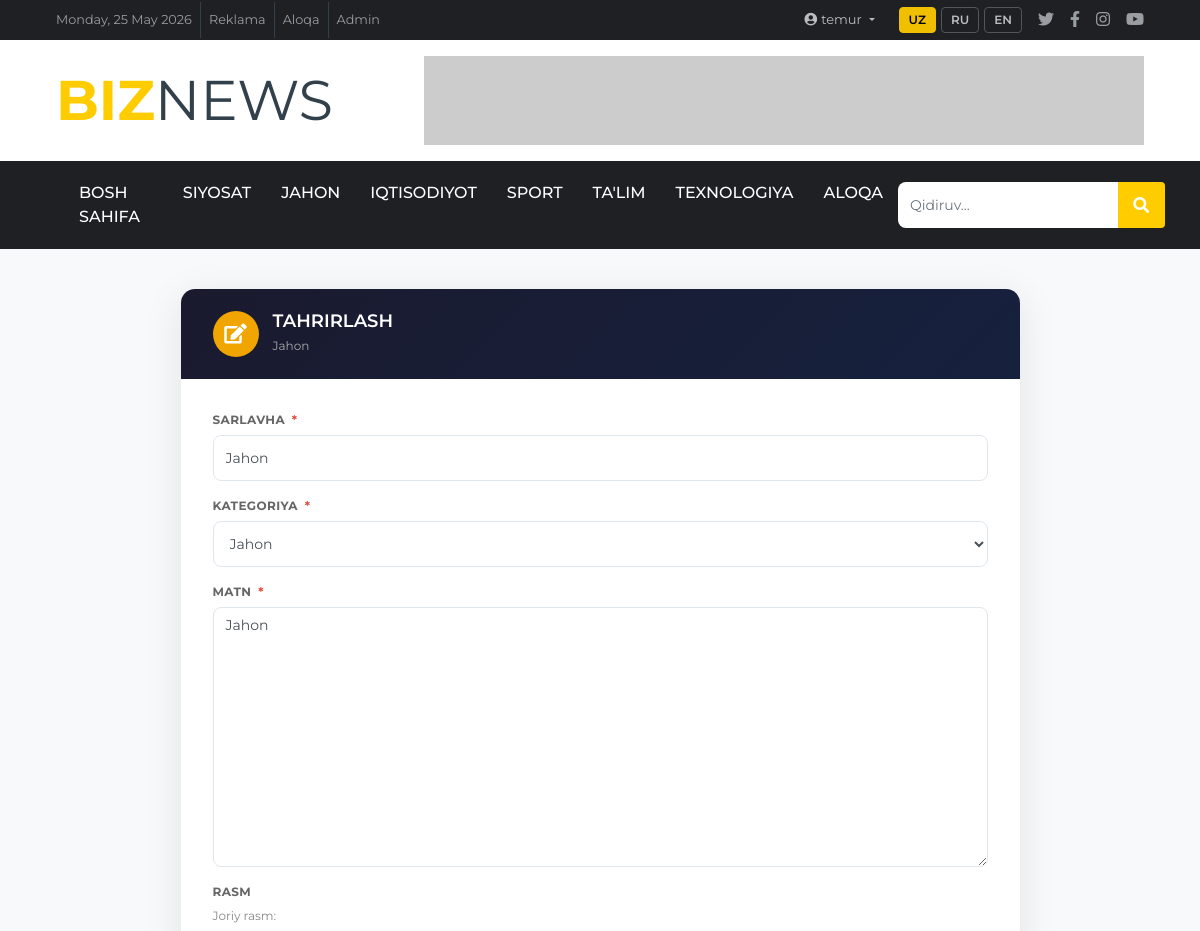
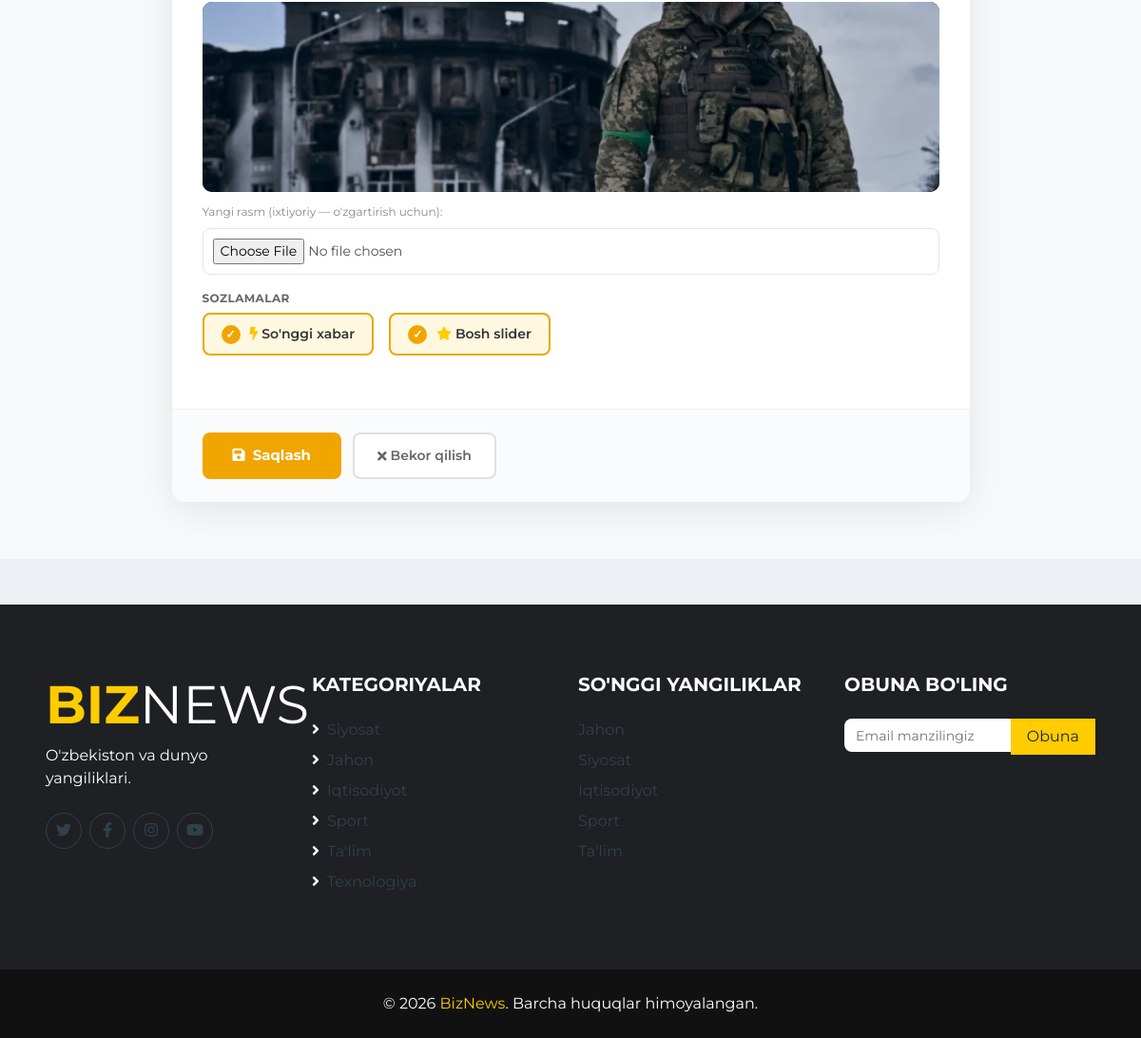
Page /news/2/edit/ (signed in) on the committed database (2 pictures, top to bottom).
### app/models.py (models this page shows, shortened)
class Category(models.Model):
    name = models.CharField(max_length=100)
    slug = models.SlugField(unique=True)
    class Meta:
        verbose_name_plural = "Categories"

class News(models.Model):
    title      = models.CharField(max_length=300)
    slug       = models.SlugField(unique=True, blank=True)
    content    = models.TextField()
    category   = models.ForeignKey(Category, on_delete=models.CASCADE)
    image      = models.ImageField(upload_to='news/', blank=True, null=True)
    views      = models.IntegerField(default=0)
    is_breaking    = models.BooleanField(default=False)
    is_main_slider = models.BooleanField(default=False)
    created_at = models.DateTimeField(auto_now_add=True)

### app/views.py (the view, shortened to what this page needs)
# urls.py: path('news/<int:pk>/edit/',      views.news_edit,      name='news_edit'),
@login_required(login_url='/login/')
def news_edit(request, pk):
    if not request.user.is_superuser:
        messages.error(request, "❌ Bu sahifaga kirish huquqingiz yo'q!")
        return redirect('home')
    news = get_object_or_404(News, pk=pk)
    ctx = base_ctx()
    ctx['news'] = news
    return render(request, 'news_edit.html', ctx)

### templates/news_edit.html (shortened to what this page needs)
{% extends 'base.html' %}
{% load static %}
{% block content %}
<div class="editor-wrap">
    <div class="container">
        <div class="row justify-content-center">
            <div class="col-lg-9">
                <form method="post" enctype="multipart/form-data">
                    <div class="editor-card">
                        <div class="editor-header">
                            <div class="icon-circle"><i class="fa fa-edit"></i></div>
                            <div>
                                <h4>Tahrirlash</h4>
                                <small style="color:#aaa;font-size:12px;">{{ news.title|truncatechars:60 }}</small>
                            </div>
                        </div>
                        <div class="editor-body">
                            <div class="form-group">
                                <div class="field-label">Sarlavha <span class="req">*</span></div>
                                <input type="text" name="title" class="form-control"
                                       value="{{ news.title }}" required autofocus>
                            </div>
                            <div class="form-group">
                                <div class="field-label">Kategoriya <span class="req">*</span></div>
                                <select name="category" class="form-control" required>
                                    {% for cat in categories %}
                                    <option value="{{ cat.pk }}"
                                        {% if cat.pk == news.category.pk %}selected{% endif %}>
                                        {{ cat.name }}
                                    </option>
                                    {% endfor %}
                                </select>
                            </div>
                            <div class="form-group">
                                <div class="field-label">Matn <span class="req">*</span></div>
                                <textarea name="content" class="form-control"
                                          required>{{ news.content }}</textarea>
                            </div>
                            <div class="form-group">
                                <div class="field-label">Rasm</div>
                                {% if news.image %}
                                <div class="img-label">Joriy rasm:</div>
                                <div class="current-img">
                                    <img src="{{ news.image.url }}" alt="{{ news.title }}">
                                </div>
                                <div class="img-label">Yangi rasm (ixtiyoriy — o'zgartirish uchun):</div>
                                {% endif %}
                                <input type="file" name="image" class="form-control"
                                       accept="image/*" style="height:auto;padding:10px;">
                            </div>
                            <div class="form-group">
                                <div class="field-label">Sozlamalar</div>
                                <div class="toggle-group">
                                    <label class="toggle-item">
                                        <div class="dot"></div>
                                        <span class="toggle-label">
                                            <i class="fa fa-bolt text-warning mr-1"></i>So'nggi xabar
                                        </span>
                                    </label>
                                    <label class="toggle-item">
                                        <div class="dot"></div>
                                        <span class="toggle-label">
                                            <i class="fa fa-star text-primary mr-1"></i>Bosh slider
                                        </span>
                                    </label>
                                </div>
                            </div>
                        </div>
                        <div class="action-bar">
                            <button type="submit" class="btn-save">
                                <i class="fa fa-save mr-2"></i>Saqlash
                            </button>
                            <a href="{% url 'news_detail' news.pk %}" class="btn-cancel">
                                <i class="fa fa-times mr-1"></i>Bekor qilish
                            </a>
                        </div>
                    </div>
                </form>
            </div>
        </div>
    </div>
</div>
{% endblock %}

### templates/base.html (shortened to what this page needs)
{% load static %}
<!DOCTYPE html>
<html lang="uz">
<head>
    <link href="https://cdnjs.cloudflare.com/ajax/libs/font-awesome/5.15.0/css/all.min.css" rel="stylesheet">
    <link href="https://stackpath.bootstrapcdn.com/bootstrap/4.4.1/css/bootstrap.min.css" rel="stylesheet">
    <link href="https://cdnjs.cloudflare.com/ajax/libs/OwlCarousel2/2.3.4/assets/owl.carousel.min.css" rel="stylesheet">
    <link href="https://cdnjs.cloudflare.com/ajax/libs/OwlCarousel2/2.3.4/assets/owl.theme.default.min.css" rel="stylesheet">
    <link href="{% static 'css/style.css' %}" rel="stylesheet">
</head>
<body>
<div class="container-fluid d-none d-lg-block">
    <div class="row align-items-center bg-dark px-lg-5">
        <div class="col-lg-7">
            <nav class="navbar navbar-expand-sm bg-dark p-0">
                <ul class="navbar-nav ml-n2">
                    <li class="nav-item border-right border-secondary">
                        <a class="nav-link text-body small" href="#">{% now "l, d F Y" %}</a>
                    </li>
                    <li class="nav-item border-right border-secondary">
                        <a class="nav-link text-body small" href="#">Reklama</a>
                    </li>
                    <li class="nav-item border-right border-secondary">
                        <a class="nav-link text-body small" href="{% url 'contact' %}">Aloqa</a>
                    </li>
                    <li class="nav-item">
                        <a class="nav-link text-body small" href="/admin/">Admin</a>
                    </li>
                </ul>
            </nav>
        </div>
        <div class="col-lg-5 text-right">
            <nav class="navbar navbar-expand-sm bg-dark p-0 justify-content-end">
                <ul class="navbar-nav mr-n2 align-items-center">
                    {% if user.is_authenticated %}
                    <li class="nav-item dropdown auth-dropdown mr-3">
                        <a class="nav-link auth-nav-link dropdown-toggle" href="#"
                            id="userDrop" data-toggle="dropdown">
                            <i class="fa fa-user-circle mr-1"></i><span translate="no">{{ user.username }}</span>
                        </a>
                    </li>
                    {% endif %}
                    <li class="nav-item mr-2">
                        <div class="lang-switcher" translate="no">
                            <button class="lang-btn active" onclick="translateTo('uz', this)" translate="no">UZ</button>
                            <button class="lang-btn" onclick="translateTo('ru', this)" translate="no">RU</button>
                            <button class="lang-btn" onclick="translateTo('en', this)" translate="no">EN</button>
                        </div>
                    </li>
                    <li class="nav-item"><a class="nav-link text-body" href="#"><i class="fab fa-twitter"></i></a></li>
                    <li class="nav-item"><a class="nav-link text-body" href="#"><i class="fab fa-facebook-f"></i></a></li>
                    <li class="nav-item"><a class="nav-link text-body" href="#"><i class="fab fa-instagram"></i></a></li>
                    <li class="nav-item"><a class="nav-link text-body" href="#"><i class="fab fa-youtube"></i></a></li>
                </ul>
            </nav>
        </div>
    </div>
    <div class="row align-items-center bg-white py-3 px-lg-5">
        <div class="col-lg-4">
            <a href="{% url 'home' %}" class="navbar-brand p-0">
                <h1 class="m-0 display-4 text-uppercase text-primary" translate="no">Biz<span class="text-secondary font-weight-normal">News</span></h1>
            </a>
        </div>
        <div class="col-lg-8 text-right">
            <img class="img-fluid" src="https://via.placeholder.com/728x90?text=Reklama" alt="">
        </div>
    </div>
</div>
<div class="container-fluid p-0">
    <nav class="navbar navbar-expand-lg bg-dark navbar-dark py-2 py-lg-0 px-lg-5">
        <div class="collapse navbar-collapse justify-content-between px-lg-3" id="navbarCollapse">
            <div class="navbar-nav mr-auto py-0">
                <a href="{% url 'home' %}" class="nav-item nav-link {% if request.resolver_match.url_name == 'home' %}active{% endif %}">Bosh sahifa</a>
                {% for cat in categories %}
                <a href="{% url 'category_detail' cat.slug %}" class="nav-item nav-link">{{ cat.name }}</a>
                {% endfor %}
                <a href="{% url 'contact' %}" class="nav-item nav-link {% if request.resolver_match.url_name == 'contact' %}active{% endif %}">Aloqa</a>
            </div>
            <form method="get" action="{% url 'search' %}" class="input-group d-none d-lg-flex" style="width:280px;">
                <input type="text" name="q" value="{{ request.GET.q }}"
                       class="form-control border-0" placeholder="Qidiruv..." autocomplete="off">
                <div class="input-group-append">
                    <button class="input-group-text bg-primary text-white border-0 px-3" type="submit">
                        <i class="fa fa-search"></i>
                    </button>
                </div>
            </form>
        </div>
    </nav>
</div>
{% block content %}{% endblock %}
<div class="container-fluid bg-dark pt-5 px-sm-3 px-md-5 mt-5">
    <div class="row py-4">
        <div class="col-lg-3 col-md-6 mb-5">
            <a href="{% url 'home' %}">
               <h1 class="m-0 display-4 text-uppercase text-primary" translate="no">Biz<span class="text-white font-weight-normal">News</span></h1>
            </a>
            <p class="mt-2 text-white">O'zbekiston va dunyo yangiliklari.</p>
            <div class="d-flex mt-4">
                <a class="btn btn-outline-secondary rounded-circle text-center mr-2 px-0" style="width:38px;height:38px;" href="#"><i class="fab fa-twitter"></i></a>
                <a class="btn btn-outline-secondary rounded-circle text-center mr-2 px-0" style="width:38px;height:38px;" href="#"><i class="fab fa-facebook-f"></i></a>
                <a class="btn btn-outline-secondary rounded-circle text-center mr-2 px-0" style="width:38px;height:38px;" href="#"><i class="fab fa-instagram"></i></a>
                <a class="btn btn-outline-secondary rounded-circle text-center px-0" style="width:38px;height:38px;" href="#"><i class="fab fa-youtube"></i></a>
            </div>
        </div>
        <div class="col-lg-3 col-md-6 mb-5">
            <h5 class="text-white text-uppercase font-weight-bold mb-4">Kategoriyalar</h5>
            {% for cat in categories %}
            <a class="d-block text-secondary mb-2" href="{% url 'category_detail' cat.slug %}">
                <i class="fa fa-angle-right text-white mr-2"></i>{{ cat.name }}
            </a>
            {% endfor %}
        </div>
        <div class="col-lg-3 col-md-6 mb-5">
            <h5 class="text-white text-uppercase font-weight-bold mb-4">So'nggi yangiliklar</h5>
            {% for article in latest_news %}
            <a class="d-block text-secondary mb-2" href="{% url 'news_detail' article.pk %}">{{ article.title|truncatechars:50 }}</a>
            {% endfor %}
        </div>
        <div class="col-lg-3 col-md-6 mb-5">
            <h5 class="text-white text-uppercase font-weight-bold mb-4">Obuna bo'ling</h5>
            <div class="input-group">
                <input type="email" class="form-control border-0" placeholder="Email manzilingiz">
                <div class="input-group-append">
                    <button class="btn btn-primary px-3">Obuna</button>
                </div>
            </div>
        </div>
    </div>
</div>
<div class="container-fluid py-4" style="background:#111;">
    <p class="m-0 text-center text-white">&copy; 2026 <a class="text-primary" href="#">BizNews</a>. Barcha huquqlar himoyalangan.</p>
</div>
</body>
</html>

### rows in the picture
Category: name "SIYOSAT", name "Siyosat"
Category: name "JAHON", name "Jahon"
Category: name "IQTISODIYOT", name "Iqtisodiyot"
Category: name "SPORT", name "Sport"
Category: name "TA'LIM", name "Ta'lim"
Category: name "TEXNOLOGIYA", name "Texnologiya"
News: title "Jahon", category "Jahon", content "Jahon", image (picture)
News: title "Siyosat"
News: title "Iqtisodiyot"
News: title "Sport"
News: title "Ta'lim"

### other values in the picture
{{ user.username }} "temur"
